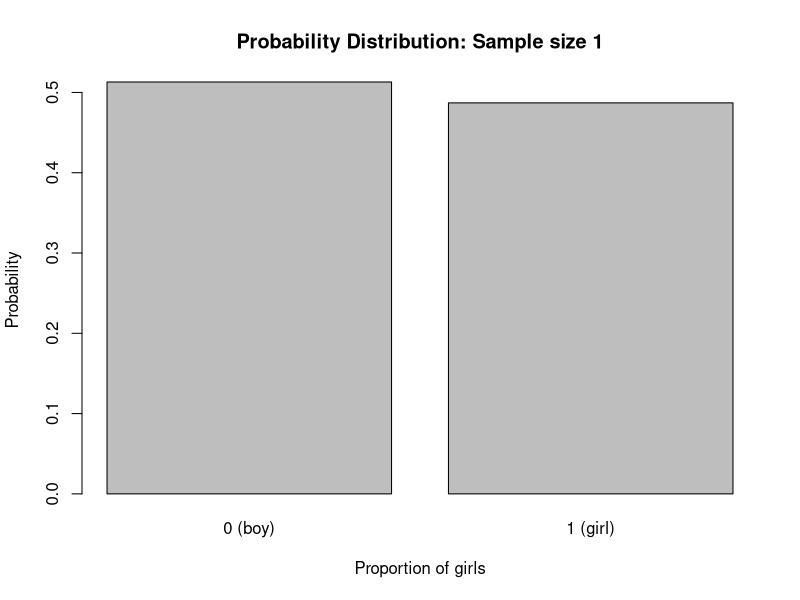
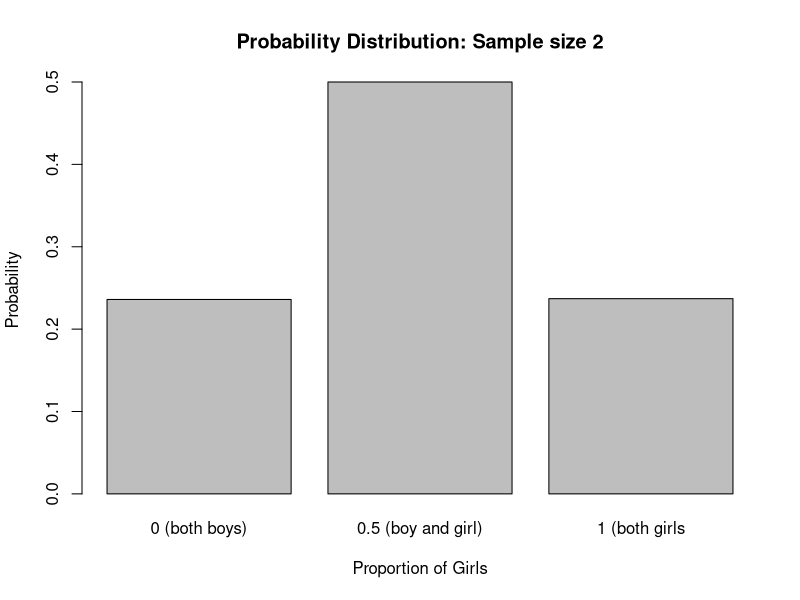
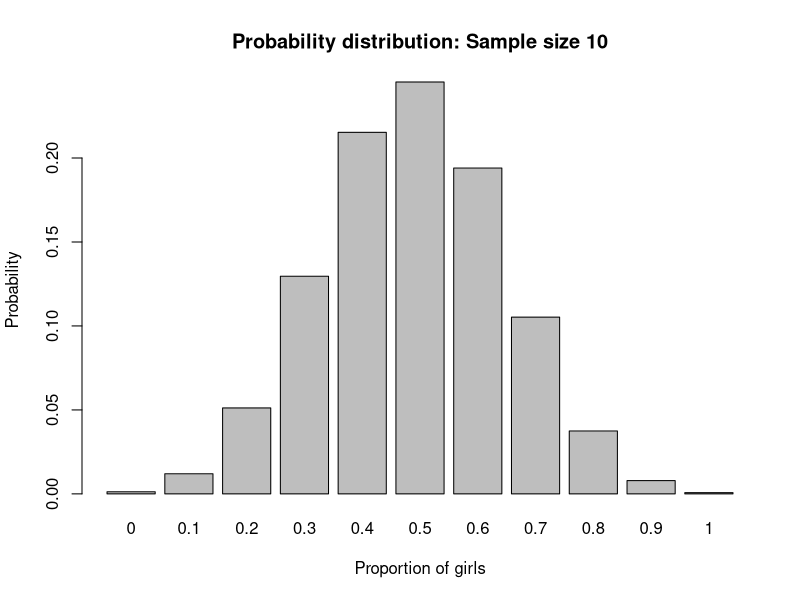
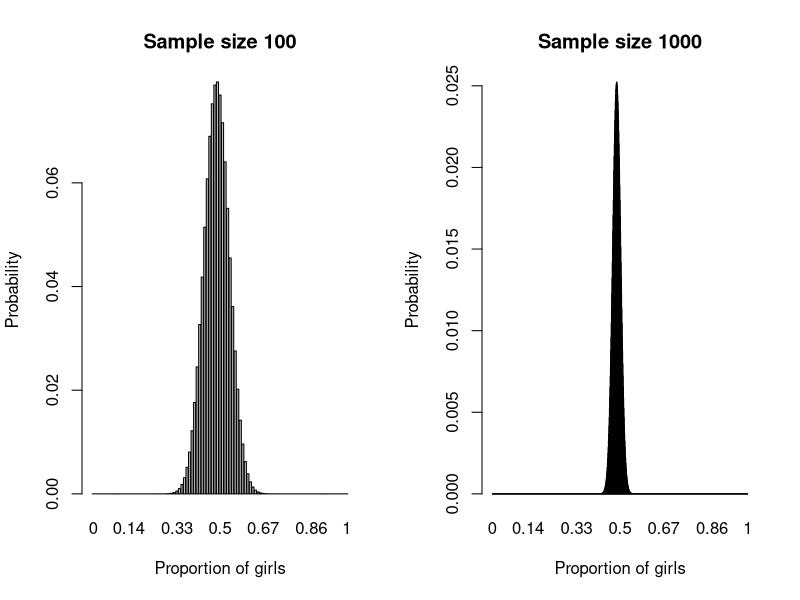
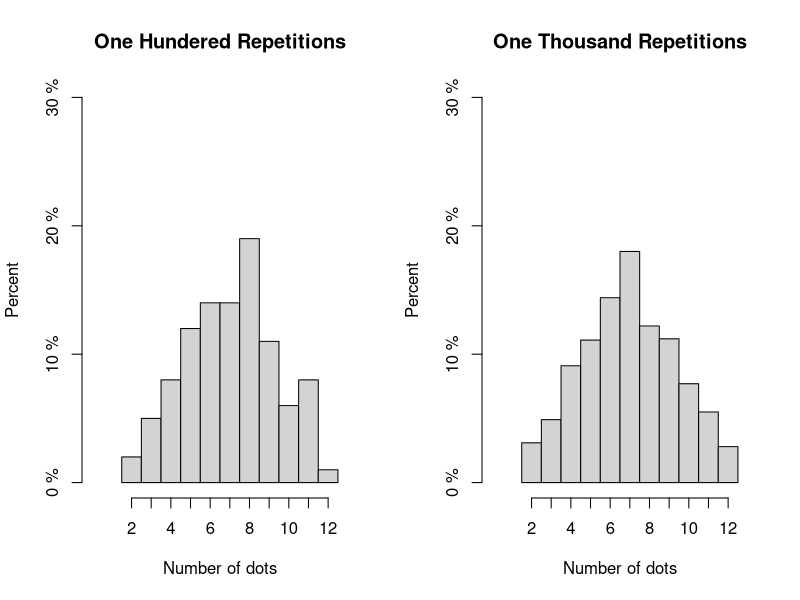
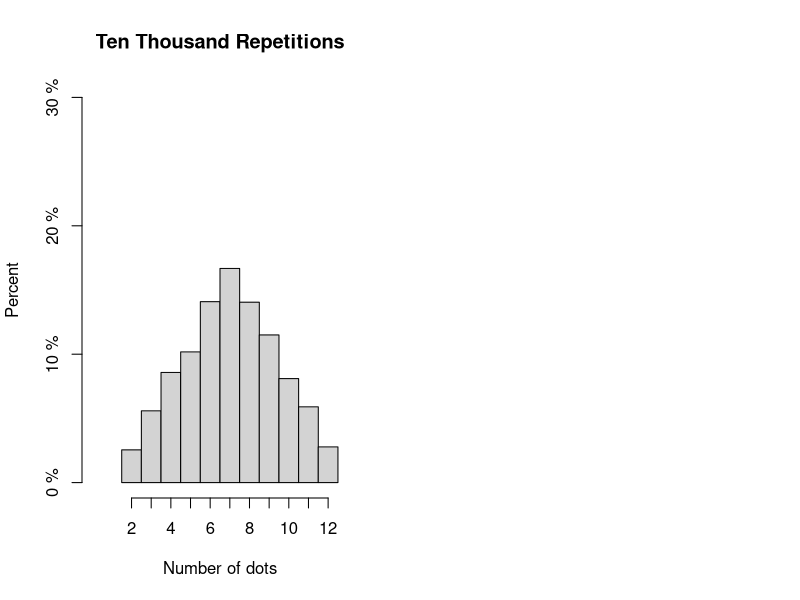
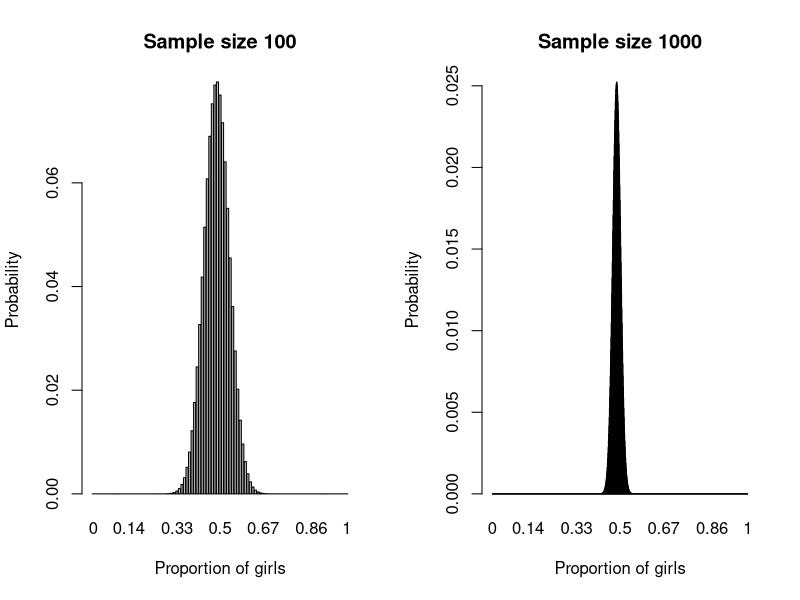
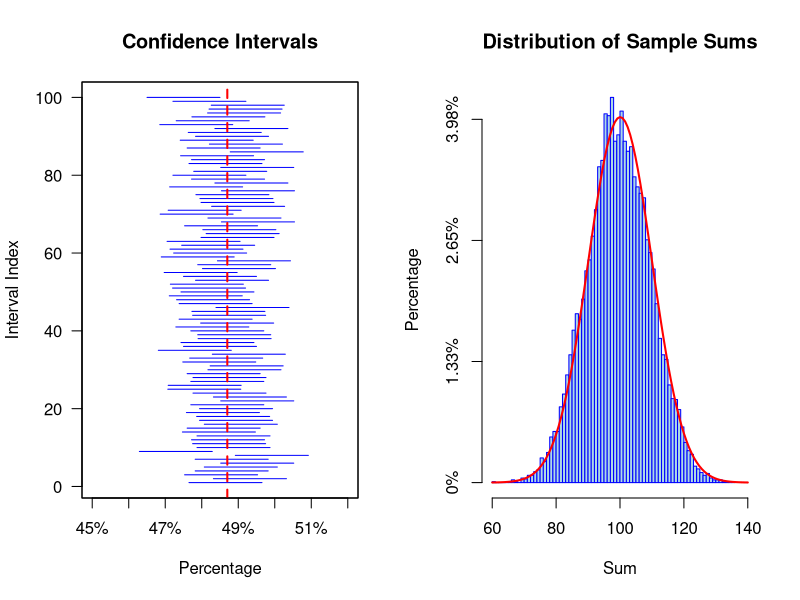

The R source for these figures, in order:
## ---- chunk 1
barplot(c(0.513, 0.487), names.arg = c("0 (boy)", "1 (girl)"), 
        main = "Probability Distribution: Sample size 1",
        xlab = "Proportion of girls",
        ylab = "Probability")
## ---- chunk 2
barplot(c(0.236, 0.5, 0.237), names.arg = c("0 (both boys)", "0.5 (boy and girl)", "1 (both girls"),
        main = "Probability Distribution: Sample size 2",
        xlab = "Proportion of Girls",
        ylab = "Probability")
## ---- chunk 3
#| code-fold: false
factorial(4)
## ---- chunk 4
#| code-fold: false

barplot(dbinom(seq(0,10, by = 1), 10, 0.487), 
        names.arg = as.character(seq(0,10, by = 1)/10),
        main = "Probability distribution: Sample size 10",
        xlab = "Proportion of girls",
        ylab = "Probability")

## ---- chunk 5
#| code-fold: false
dbinom(4,10,0.487)

## ---- chunk 6
par(mfrow = c(1,2))

barplot(dbinom(seq(0,100, by = 1), 100, 0.487), names.arg = as.character(seq(0,100, by = 1)/100),
        main = "Sample size 100",
        xlab = "Proportion of girls",
        ylab = "Probability")

barplot(dbinom(seq(0,1000, by = 1), 1000, 0.487), names.arg = as.character(seq(0,1000, by = 1)/1000),
        main = "Sample size 1000",
        xlab = "Proportion of girls",
        ylab = "Probability")
## ---- chunk 7
#| code-fold: false

box <- c(0,2,3,4,6)

draws <- sample(box, size = 100, replace = TRUE)
## ---- chunk 8
#| code-fold: false

sum(draws)
## ---- chunk 9
#| code-fold: false
box <- c(0,2,3,4,6)
## ---- chunk 10
#| code-fold: false
mean(box)
## ---- chunk 11
#| code-fold: false

sqrt( ((0-3)^2 + (2-3)^2+ (3-3)^2 + (4-3)^2 + (6-3)^2)/5)
## ---- chunk 12


res <- split(draws, ceiling(seq_along(draws)/5))

df <- as.data.frame(do.call(rbind, res))
names(df) <- c("Element 1", "Element 2", "Element 3", "Element 4", "Element 5")
rownames(df) <- NULL
knitr::kable(df[ , c("Element 1", "Element 2", "Element 3", "Element 4", "Element 5")])
## ---- chunk 13
repetitions <- vector("list", 100)

for(i in seq_along(1:100)){
  
  
  repetitions[[i]] <- sum(sample(box, 100, replace = TRUE))
  
}

# perpeare a table

out <- split(repetitions, ceiling(seq_along(repetitions)/20))
aux <- lapply(out, unlist) |> as.data.frame()

df <- data.frame(Round = 1:20, Sum = aux[,1], Round = 21:40, Sum = aux[, 2], Round = 41:60, Sum = aux[, 3], Round = 61:80, Sum = aux[, 4], Round = 81:100, Sum = aux[,5])

knitr::kable(df, col.names = c("Round", "Sum", 
                               "Round", "Sum", 
                               "Round", "Sum", 
                               "Round", "Sum",
                               "Round", "Sum")
             )
## ---- chunk 14
#| code-fold: false
x <- mean(unlist(repetitions) <= (300 + 20*2.5) & 
     unlist(repetitions) >= (300 - 20*2.5))
## ---- chunk 15
#| code-fold: false

box <- c(0,2,3,4,6)
## ---- chunk 16
#| code-fold: false

pnorm(1.5) - pnorm(-1.5)
## ---- chunk 17
#| code-fold: false

y <- mean(unlist(repetitions) <= (300 + 30) & 
     unlist(repetitions) >= (300 - 30))
## ---- chunk 18
#| code-fold: false

pnorm(330, mean = 300, sd = 20) - pnorm(270, mean = 300, sd = 20)
## ---- chunk 19
#| code-fold: false

box <- c("girl", "boy")
outcome <- sample(box, 1000, replace = T, prob = c(0.487, 0.513))

## ---- chunk 20
#| code-fold: false

(1-0)*sqrt(mean(outcome == "girl")*mean(outcome == "boy"))
## ---- chunk 21
mean(outcome == "girl")
sqrt(1000)*sqrt( mean(outcome == "girl")*(mean(outcome == "boy")))
## ---- chunk 22
#| code-fold: false

sum(dbinom(0:500, size = 1000, prob = 0.487)) - 
sum(dbinom(0:400, size = 1000, prob = 0.487))
## ---- chunk 23
#| code-fold: false

pnorm(0.82) - pnorm(-5.5)
## ---- chunk 24

craps <- function(){
  # construct a die
  die <- 1:6
  # roll twice
  out <- sample(die, 2, replace = T)
  # sum the outcome of the rolls
  sum(out)
}

crap_sim <- replicate(100, craps())
#hist(crap_sim, breaks = seq(1.5, 12.5, by = 1), freq = F, plot = F)

h100 <- hist(crap_sim, breaks = seq(1.5, 12.5, by = 1), plot = F)

h100$counts <- h100$counts/sum(h100$counts)

plot(h100,
     xlab = "Number of dots",
     ylab = "Percent",
     main = "One Hundered Repetitions",
     axes = F,
     xlim = c(0,13),
     ylim = c(0,0.3))

# add labels below each column
axis(1, at = 2:12, labels = 2:12)
axis(2, at =c(0,0.1, 0.2, 0.3), labels = c("0 %","10 %", "20 %", "30 %"))


## ---- chunk 25
crap_sim <- replicate(1000, craps())
#hist(crap_sim, breaks = seq(1.5, 12.5, by = 1), freq = F, plot = F)

h1000 <- hist(crap_sim, breaks = seq(1.5, 12.5, by = 1), plot = F)

h1000$counts <- h1000$counts/sum(h1000$counts)

plot(h1000,
     xlab = "Number of dots",
     ylab = "Percent",
     main = "One Thousand Repetitions",
     axes = F,
     xlim = c(0,13),
     ylim = c(0,0.3))

# add labels below each column
axis(1, at = 2:12, labels = 2:12)
axis(2, at =c(0,0.1, 0.2, 0.3), labels = c("0 %","10 %", "20 %", "30 %"))
## ---- chunk 26
crap_sim <- replicate(10000, craps())
#hist(crap_sim, breaks = seq(1.5, 12.5, by = 1), freq = F, plot = F)

h10000 <- hist(crap_sim, breaks = seq(1.5, 12.5, by = 1), plot = F)

h10000$counts <- h10000$counts/sum(h10000$counts)

plot(h10000,
     xlab = "Number of dots",
     ylab = "Percent",
     main = "Ten Thousand Repetitions",
     axes = F,
     xlim = c(0,13),
     ylim = c(0,0.3))

# add labels below each column
axis(1, at = 2:12, labels = 2:12)
axis(2, at =c(0,0.1, 0.2, 0.3), labels = c("0 %","10 %", "20 %", "30 %"))
## ---- chunk 27
par(mfrow = c(1,2))

barplot(dbinom(seq(0,100, by = 1), 100, 0.487), names.arg = as.character(seq(0,100, by = 1)/100),
        main = "Sample size 100",
        xlab = "Proportion of girls",
        ylab = "Probability")

barplot(dbinom(seq(0,1000, by = 1), 1000, 0.487), names.arg = as.character(seq(0,1000, by = 1)/1000),
        main = "Sample size 1000",
        xlab = "Proportion of girls",
        ylab = "Probability")
## ---- chunk 28
conf_intervals <- vector("list", length = 100)

for(i in seq_along(1:100)){

  x <- rbinom(10^4, 1, 0.487)
  
  m <- mean(x)*10000
  se <- sqrt(10000*mean(x)*(1-mean(x)))
  
  conf_intervals[[i]] <- c((m - 2*se), (m + 2*se))/10000
  
}

# Plot setup
plot(0, type = "n", xlim = c(45, 52), ylim = c(1, 100), xaxt = "n", yaxt = "n", ylab = "Interval Index", xlab = "Percentage", main = "Confidence Intervals")
axis(1, at = seq(45, 52, 1), labels = paste0(seq(45, 52, 1), "%"))  # X-axis ticks as percentages

# Draw the confidence intervals
for (i in 1:length(conf_intervals)) {
  interval <- conf_intervals[[i]]*100
  segments(x0 = interval[1], y0 = i, x1 = interval[2], y1 = i, col = "blue")  # Interval line
}

# Expected value line
abline(v = 48.7, col = "red", lwd = 2, lty = 2)

# Correcting the y-axis and plot limits
axis(2, las = 1)  # Add y-axis numbers with horizontal labels

# Ensure plot box is shown
box()

## ---- chunk 29
#| code-fold: false

box <- 1:7
## ---- chunk 30
#| code-fold: false

numbers <- sample(box, 25, replace = T)

## ---- chunk 31
group_factor <- group_factor <- rep(1:5, each = 5)
sp <- split(numbers, group_factor)

df <- as.data.frame(do.call(rbind,sp))
knitr::kable(df, col.names = NULL)
## ---- chunk 32
# Define the vector to draw from
vec <- c(1,2,3,4,5,6,7)

# Number of random draws and simulations
n_draws <- 25  # Number of draws per simulation
n_sims <- 10000  # Number of simulations

# Simulate and compute the sum of each set of random draws
set.seed(123)  # For reproducibility
sample_sums <- replicate(n_sims, sum(sample(vec, n_draws, replace = TRUE)))

# Basic statistics for overlaying the normal curve
mean_sample_sums <- mean(sample_sums)
sd_sample_sums <- sd(sample_sums)

# Create the histogram and convert counts to percentages
hist(sample_sums, breaks = 100, probability = TRUE, main = "Distribution of Sample Sums", 
     xlim = c(60, 140), xlab = "Sum", ylab = "Percentage", col = "lightblue", border = "blue", yaxt = "n")
yvals <- seq(0, max(density(sample_sums)$y), length.out = 4)
axis(2, at=yvals, labels=paste0(round(yvals*100, 2), "%"))  # Adjust y-axis to show percentages

# Overlay a normal distribution curve
curve(dnorm(x, mean = mean_sample_sums, sd = sd_sample_sums), add = TRUE, col = "red", lwd = 2)


## ---- chunk 33
# Define the vector to draw from
vec <- c(1,2,3,4,5,6,7)

# Number of random draws and simulations
n_draws <- 100  # Number of draws per simulation
n_sims <- 10000  # Number of simulations

# Simulate and compute the mean of each set of random draws
set.seed(123)  # For reproducibility
sample_means <- replicate(n_sims, mean(sample(vec, n_draws, replace = TRUE)))

# Basic statistics for overlaying the normal curve
mean_sample_means <- mean(sample_means)
sd_sample_means <- sd(sample_means)

# Create the histogram and convert counts to percentages
hist(sample_means, breaks = 100, probability = TRUE, main = "Distribution of Sample Means", 
     xlim = c(2.8, 5.2), xlab = "Mean", ylab = "Percentage", col = "lightblue", border = "blue", yaxt = "n")
yvals <- seq(0, max(density(sample_means)$y), length.out = 3)
axis(2, at=yvals, labels=paste0(round(yvals, 2), "%"))  # Adjust y-axis to show percentages

# Overlay a normal distribution curve
curve(dnorm(x, mean = mean_sample_means, sd = sd_sample_means), add = TRUE, col = "red", lwd = 2)


